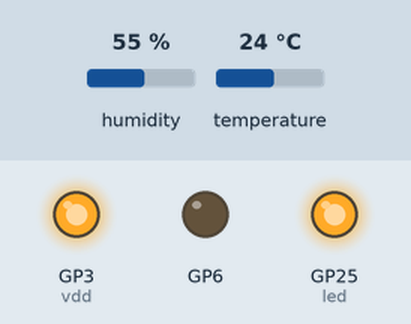
This program was run on a simulated Raspberry Pi Pico running MicroPython. On the bench: output pins drawn as LEDs (lit = HIGH). Inputs (shaded band) come from the test bench; at power-on: humidity 55 %, temperature 24 °C. What the program prints to the serial console is not drawn.

Above: at 0.06 s.
At 2.6 s:
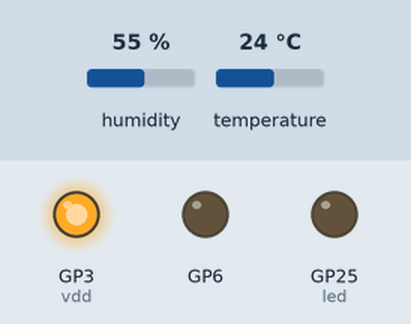
Timing chart, 0 to 6.7 s (numbered marks = the images above):
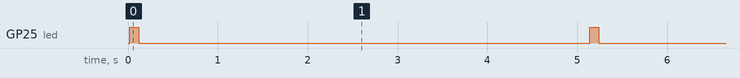

Measured:
- by itself, GP25 (led): alternates HIGH for 0.10 s and LOW for 5.0 s

The program:

example04_wbgt.py
```python
# (licence header left out)
# 温湿度センサ AE-SHT31 ピン接続図
##############################
#   SHT31 # Pico # GPIO
##############################
#     +V  #  5   # GP3
#    SDA  #  6   # GP4
#    SCL  #  7   # GP5
#    ADD  #  8   # GND
#    GND  #  9   # GP6
##############################

sht31 = 0x44                            # 温湿度センサSHT31のI2Cアドレス
wbgt_ver = 3                            # WBGTバージョン 3 または 4
wbgt_wide = True                        # 筆者の独自拡張Wide版

from machine import Pin,I2C             # ライブラリmachineのI2Cを組み込む
from utime import sleep                 # μtimeからsleepを組み込む

led = Pin(25, Pin.OUT)                  # GPIO出力用インスタンスledを生成
gnd = Pin(6, Pin.OUT)                   # GP6をSHT31のGNDピンに接続
gnd.value(0)                            # GND用に0Vを出力
vdd = Pin(3, Pin.OUT)                   # GP3をSHT31のV+ピンに接続
vdd.value(1)                            # V+用に3.3Vを出力
i2c = I2C(0, scl=Pin(5), sda=Pin(4))    # GP5をSHT31のSCL,GP4をSDAに接続

temp = 0.                               # 温度値を保持する変数tempを生成
hum  = 0.                               # 湿度値を保持する変数humを生成
while True:                             # 繰り返し処理
    i2c.writeto_mem(sht31,0x24,b'\x00') # SHT31にコマンド0x2400を送信する
    # i2c.writeto(sht31,b'\x24\x00')    # SHT31仕様に合わせた2バイト送信表記
    sleep(0.018)                        # SHT31の測定待ち時間
    data = i2c.readfrom_mem(sht31,0x00,6)   # SHT31から測定値6バイトを受信
    if len(data) >= 5:                  # 受信データが5バイト以上の時
        temp = float((data[0]<<8) + data[1]) / 65535. * 175. - 45.
        hum  = float((data[3]<<8) + data[4]) / 65535. * 100.
    if wbgt_ver == 3 and wbgt_wide == False:
        wbgt = 0.687 * temp + 0.0360 * hum + 0.00367 * temp * hum - 2.062
    elif wbgt_ver == 3 and wbgt_wide == True:
        wbgt = 0.725 * temp + 0.0368 * hum + 0.00364 * temp * hum - 3.246
    elif wbgt_ver == 4 and wbgt_wide == False:
        wbgt = 0.724 * temp + 0.0342 * hum + 0.00277 * temp * hum - 3.007
    elif wbgt_ver == 4 and wbgt_wide == True:
        wbgt = 0.754 * temp + 0.0382 * hum + 0.00264 * temp * hum - 3.965
    else:
        print("ERROR:WBGTバージョンが不正")

    s = str(round(temp,1))              # 小数点第1位で丸めた結果を文字列に
    print('Temperature =',s, end=', ')  # 温度値を表示
    s = str(round(hum,1))               # 小数点第1位で丸めた結果を文字列に
    print('Humidity =',s, end=', ')     # 湿度値を表示
    s = str(round(wbgt,1))              # 小数点第1位で丸めた結果を文字列に
    print('WBGT =',s)                   # WBGT値を表示
    led.value(1)                        # LEDをONにする
    sleep(0.1)                          # 0.1秒間の待ち時間処理
    led.value(0)                        # LEDをOFFにする
    sleep(5)                            # 5秒間の待ち時間処理
```
